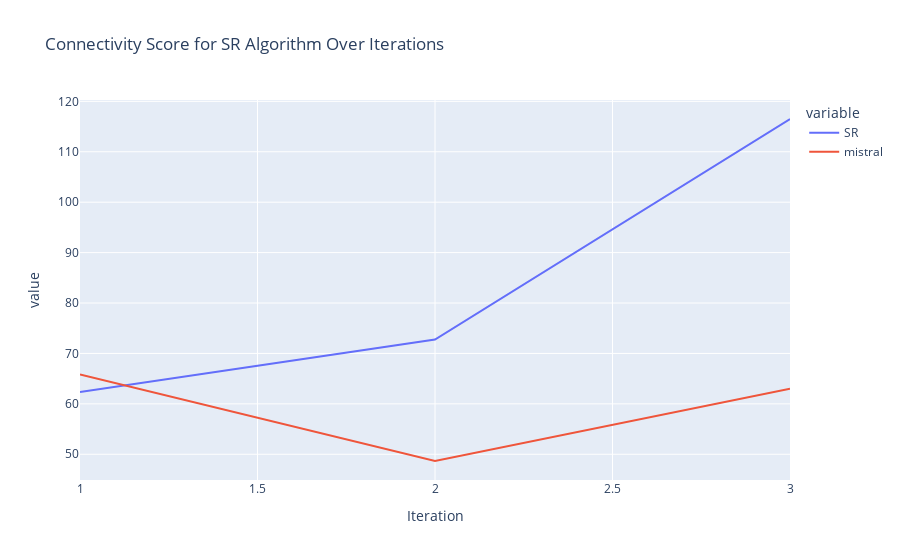

Source (notebook cell):
### Code cell
# Création du graphique avec Plotly
fig = px.line(connection_score, x='iteration', y=['SR', 'mistral'], labels={'iteration': 'Iteration', 'SR': 'Connection Score'},
              title='Connectivity Score for SR Algorithm Over Iterations')

# Affichage du graphique
fig.show()

### Figure 1 — Plotly figure (JSON) as saved in the notebook; plotly's stock layout.template omitted (floating-point values rounded to 4 significant figures)
{"data": [{"hovertemplate": "variable=SR<br>Iteration=%{x}<br>value=%{y}<extra></extra>", "legendgroup": "SR", "line": {"color": "#636efa", "dash": "solid"}, "marker": {"symbol": "circle"}, "mode": "lines", "name": "SR", "orientation": "v", "showlegend": true, "type": "scatter", "x": [1, 2, 3], "xaxis": "x", "y": [62.38, 72.75, 116.5], "yaxis": "y"}, {"hovertemplate": "variable=mistral<br>Iteration=%{x}<br>value=%{y}<extra></extra>", "legendgroup": "mistral", "line": {"color": "#EF553B", "dash": "solid"}, "marker": {"symbol": "circle"}, "mode": "lines", "name": "mistral", "orientation": "v", "showlegend": true, "type": "scatter", "x": [1, 2, 3], "xaxis": "x", "y": [65.83, 48.67, 63.0], "yaxis": "y"}], "layout": {"legend": {"title": {"text": "variable"}, "tracegroupgap": 0}, "title": {"text": "Connectivity Score for SR Algorithm Over Iterations"}, "xaxis": {"anchor": "y", "domain": [0, 1], "title": {"text": "Iteration"}}, "yaxis": {"anchor": "x", "domain": [0, 1], "title": {"text": "value"}}}}
